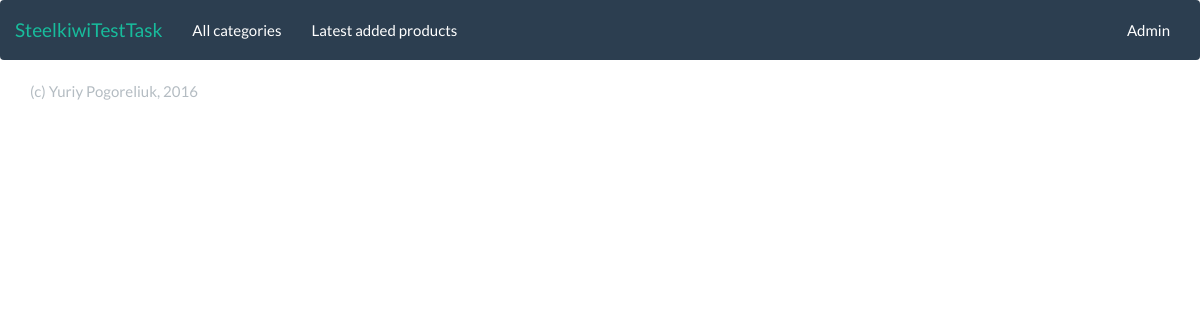
/products/, run on an earlier commit of the app's database.
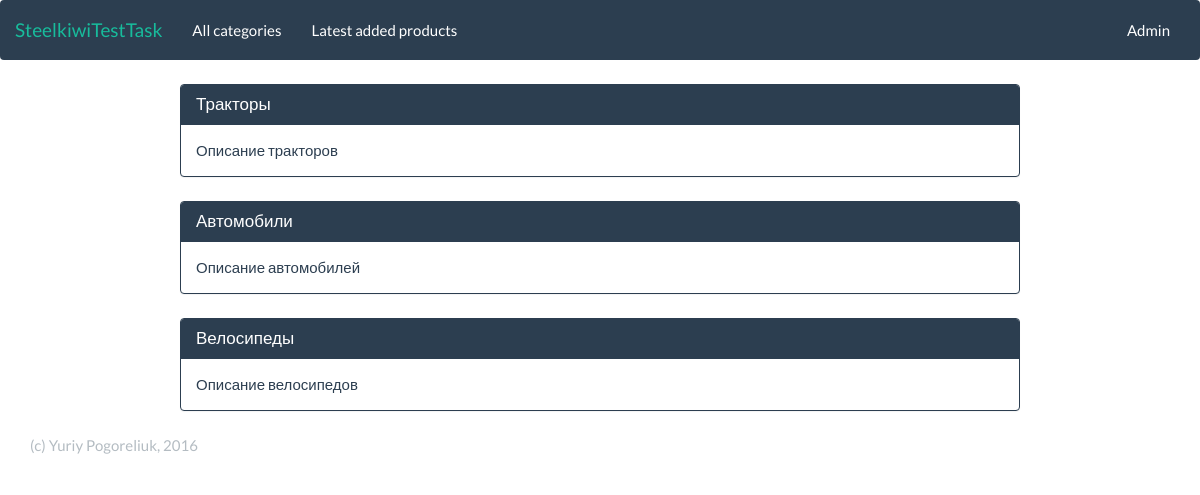
And on a later commit of the database.
### product/models.py (models this page shows, shortened)
class Category(models.Model):
    name = models.CharField(max_length=255, verbose_name='Имя')
    slug = models.SlugField(unique=True, verbose_name='URL')
    description = models.CharField(max_length=255, verbose_name='Описание')
    created_at = models.DateTimeField(auto_now_add=True)
    modified_at = models.DateTimeField(auto_now=True)
    class Meta:
        get_latest_by = 'created_at'
        ordering = ['created_at']
        verbose_name = 'Категория'
        verbose_name_plural = 'Категории'

### product/views.py (the view)
class IndexView(ListView):
    model = Category
    template_name = 'index.html'

### templates/index.html (shortened to what this page needs)
{% extends 'base.html' %}
{% block content %}
    {% for category in object_list %}
        <div class="panel panel-primary">
            <div class="panel-heading">
            <h3 class="panel-title"><a href="{{ category.slug }}">{{ category.name }}</a></h3>
            </div>
            <div class="panel-body">
                {{ category.description }}
            </div>
        </div>
    {% endfor %}
{% endblock %}

What changed in the data, as far as the page shows it:
added Category: name "Тракторы", description "Описание тракторов"
added Category: name "Автомобили", description "Описание автомобилей"
added Category: name "Велосипеды", description "Описание велосипедов"
